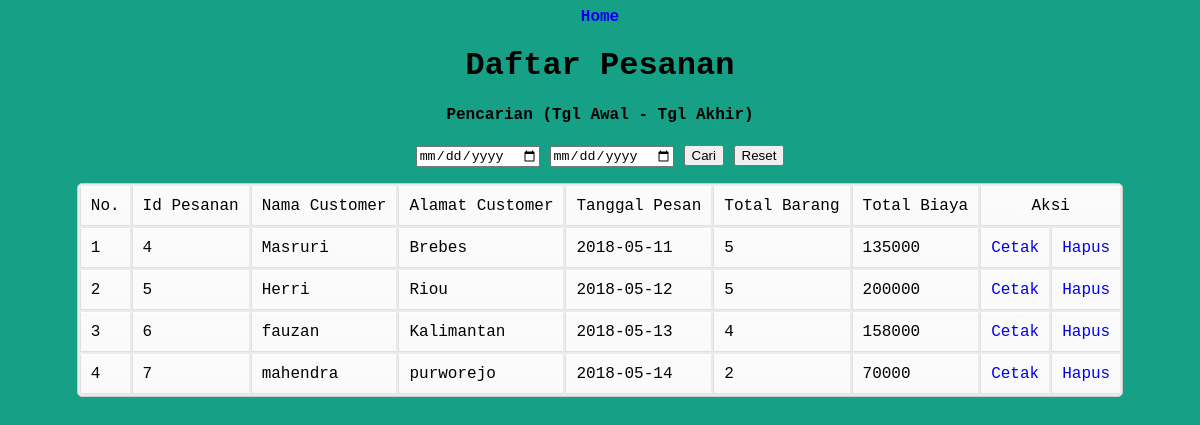
Screenshot of /tampil_customer.php with the database file from the repository.
### tables this page shows
CREATE TABLE `pes` (
  `Id_Pesanan` int(11) NOT NULL,
  `Nama_Customer` varchar(100) NOT NULL,
  `Alamat` varchar(100) NOT NULL,
  `Tanggal` date NOT NULL,
  `order1` int(11) NOT NULL,
  `order2` int(11) NOT NULL,
  `order3` int(11) NOT NULL,
  `order4` int(11) NOT NULL,
  `order5` int(11) NOT NULL,
  `order6` int(11) NOT NULL,
  `order7` int(11) NOT NULL,
  `order8` int(11) NOT NULL,
  `order9` int(11) NOT NULL,
  `order10` int(11) NOT NULL,
  `order11` int(11) NOT NULL,
  `order12` int(11) NOT NULL,
  `order13` int(11) NOT NULL,
  `order14` int(11) NOT NULL,
  `order15` int(11) NOT NULL,
  `order16` int(11) NOT NULL,
  `order17` int(11) NOT NULL,
  `order18` int(11) NOT NULL,
  `Jumlah_Total` int(11) NOT NULL,
  `Jumlah_Barang` int(11) NOT NULL,
  `Diskon` int(11) NOT NULL,
  `Jumlah_Bayar` int(11) NOT NULL,
  `Uang_Anda` int(11) NOT NULL,
  `Kembalian` int(11) NOT NULL
);

### tampil_customer.php (the view, shortened to what this page needs)
<html>
<head>
</head>
<body>
<center>
<b><a href="index.html">Home</a></b>
<h1>Daftar Pesanan </h1>
<h4>Pencarian (Tgl Awal - Tgl Akhir)</h4>
<form action="" method="POST">
<input type="date" name="tglawal">
<input type="date" name="tglakhir">
<input type="submit" id="submit" name="submit2" value="Cari">
<input type="submit" id="submit" name="submit1" value="Reset">
</form>
<table>
<?php
$host = "localhost";
$username = "root";
$password = "";
$db_name = "restoranbeken";
$konek = new mysqli($host, $username, $password, $db_name);
$sql = "SELECT * FROM pes";
$data = $konek->query($sql);
echo "<b><tr><td>No.</td><td>Id Pesanan</td><td>Nama Customer</td><td>Alamat Customer</td><td>Tanggal Pesan</td><td>Total Barang</td><td>Total Biaya</td><td colspan=2><center> Aksi</center></td></tr>";
if ($data->num_rows > 0){
  $no = 1;
  while ($row = $data->fetch_assoc()) {
    echo "<tr>";
    echo "<td><p>".$no++."</td>";
    echo "<td>".$row['Id_Pesanan']."</td>";
    echo "<td>".$row['Nama_Customer']."</td>";
    echo "<td>".$row['Alamat']."</td>";
	  echo "<td>".$row['Tanggal']."</td>";
	  echo "<td>".$row['Jumlah_Barang']."</td>";
	  echo "<td>".$row['Jumlah_Bayar']."</td>";
    echo "<td><a href='struck.php?user=".$row['Id_Pesanan']."'>Cetak</a></td>";
    echo "<td><a href='delete_pesan.php?user=".$row['Id_Pesanan']."'>Hapus</a></td>";
    echo "</tr>";
  }
}else{
  echo "Data Kosong!";
}
?>
</table></center>
</body>
</html>

### tampil_customer.php (style rules this page uses)
body { font-family: 'Courier New'; background-color: #16a085; }
table { border-radius: 5px; border: #ccc 1px solid; background-color: #eaebec; }
table td { padding: 10px 10px; border-top: 1px solid #ffffff; border-bottom: 1px solid #e0e0e0; border-left: 1px solid #e0e0e0; background: #fafafa; background: -webkit-gradient(linear, left top, left bottom, from(#fbfbfb), to(#fafafa)); background: -moz-linear-gradient(top, #fbfbfb, #fafafa); }
a { text-decoration: none; }

### rows the page displays
pes: Id_Pesanan "4", Nama_Customer "Masruri", Alamat "Brebes", Tanggal "2018-05-11", Jumlah_Barang "5", Jumlah_Bayar "135000"
pes: Id_Pesanan "5", Nama_Customer "Herri", Alamat "Riou", Tanggal "2018-05-12", Jumlah_Barang "5", Jumlah_Bayar "200000"
pes: Id_Pesanan "6", Nama_Customer "fauzan", Alamat "Kalimantan", Tanggal "2018-05-13", Jumlah_Barang "4", Jumlah_Bayar "158000"
pes: Id_Pesanan "7", Nama_Customer "mahendra", Alamat "purworejo", Tanggal "2018-05-14", Jumlah_Barang "2", Jumlah_Bayar "70000"
